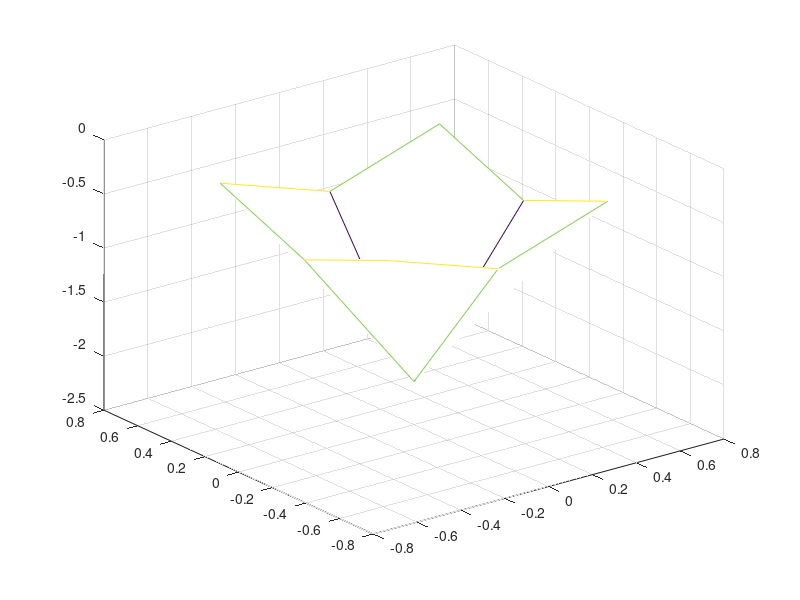

Source code (MATLAB):
%%
clear;
clc;

%κουτακια
m=4;

%number of potitions 
n=(m-1)^2;

%domain size,diastima
L=[-1,1];

%mesh step 
h=(L(2)-L(1))/m;%((b-a)/m)

%function
G=1;
sigma=0.1;
f=@(x,y) 4*pi*G*(1/sqrt(pi*sigma))*exp(-(x.^2+y.^2)/(2*sigma^2));

%coordinates
x=linspace(L(1)+h,L(2)-h,m-1);
y=linspace(L(1)+h,L(2)-h,m-1);

[xx,yy]=ndgrid(x,y);
%αντι για το παραπανω θα μπορουσ ανα κανω αυτο:
xx=reshape(xx,n,1);
yy=reshape(yy,n,1);

%coetrix matrix 
A=zeros(n,n);
for i=1:n
    A(i,i)=-4;
end

%diagonals before and after the main diagonal
for i=1:n-1
    A(i,i+1)=1;
    A(i+1,i)=1;
   % if mod(i,m-1)==0
    %A(i,i+1)=0;
    %A(i+1,i)=0;
   % end
end
for i=1:m-2
    A(i*(m-1),i*(m-1)+1)=0;
    A(i*(m-1)+1,i*(m-1))=0;
end

%further diagonals 
for i=1:n-(m-1)
    A(i,m+i-1)=1;
    A(m+i-1,i)=1;
end

b=h^2*f(xx,yy);
x=A\b;

%plot the solution 
mesh(reshape(xx,m-1,m-1),reshape(yy,m-1,m-1),reshape(x,m-1,m-1));
%%
